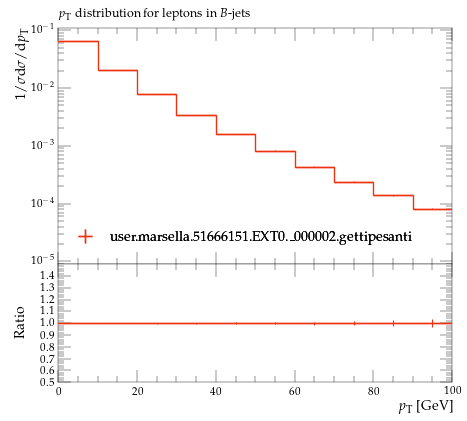

Source code (Python):
#! /usr/bin/env python

# This Python script was auto-generated using YODA v2.0.2.
# Analysis object: /MC_HFDECAYS/lepton_pT_B_jets
# Timestamp: 24-07-2026 (16:40:06)

import matplotlib as mpl
import matplotlib.pyplot as plt
mpl.use('Agg') # comment out for interactive use
import os
import numpy as np

plotDir = os.path.split(os.path.realpath(__file__))[0]
if 'YODA_USER_PLOT_PATH' in globals():
    plot_outdir = globals()['YODA_USER_PLOT_PATH']
else:
    plot_outdir = plotDir

#plot style
plt.style.use(os.path.join(plotDir, '../default.mplstyle'))
# plot metadata
figW, figH = plt.rcParams['figure.figsize']
ax_xLabel = r'$p_\mathrm{T}$ [GeV]'
ax_yLabel = r'$1/\sigma \mathrm{d}\sigma/\mathrm{d}p_\mathrm{T}$'
ax_title  = r'$p_\mathrm{T}$ distribution for leptons in $B$-jets'
ax_xScale = 'linear'
ax_yScale = 'log'
xLims = (0.0, 100.0)
yLims = (9e-06, 0.11000000000000001)

# TeX-friendly labels for the legend
labels = {
    'legend' : ([ r"user.marsella.51666151.EXT0.\_000002.gettipesanti" ], r""),
}

# Adjust canvas width and height
canvasW = 10.0
canvasH = 9.0
figW *= canvasW/10.
figH *= canvasH/9.

# Create figure and axis objects
fig, (ax, ratio0_ax) = plt.subplots(2, 1, sharex=True,
                  figsize=(figW,figH), gridspec_kw={'height_ratios': (6.0, 3.0)})

# Set figure margins
plt.subplots_adjust(
    left   = 1.0 * plt.rcParams['figure.subplot.left'],
    right  = 1.0 * plt.rcParams['figure.subplot.right'],
    top    = 1.0 * plt.rcParams['figure.subplot.top'],
    bottom = 1.0 * plt.rcParams['figure.subplot.bottom'])

ratio0_ax.yaxis.set_major_locator(mpl.ticker.MultipleLocator(0.1))
ratio0_ax.set_ylim(0.5, 1.4999)
ratio0_ax.set_ylabel('Ratio')

# the numerical data is stored in a separate file
dataf = dict()
prefix = os.path.split(__file__)[0]
if prefix:    prefix = prefix + '/'
exec(open(prefix+'lepton_pT_B_jets__data.py').read(), dataf)


legend_handles = dict() # keep track of handles for the legend

# style options for curves
# starts at zorder>=5 to draw curve on top of legend
styles = {
  'user.marsella.51666151.EXT0._000002.gettipesanti.yoda.gz': {
    'color' : '#EE3311',
    'linestyle' : '-',
    'linewidth' : 1,
    'marker' : 'none',
    'markersize' : 2,
    'capsize' : 0.0,
    'zorder' : 5,
    'histstyle' : 1,
    'drawstyle' : 'steps-pre',
    'xerrorbars' : 1,
    'yerrorbars' : 1,
    'fillcolor' : None,
    'fillopacity' : 1.0,
    'ratio0_linestyle' : '-',
    'ratio0_linewidth' : 1,
    'ratio0_marker' : 'none',
    'ratio0_markersize' : 2,
    'ratio0_capsize' : 0.0,
    'ratio0_zorder' : 5,
    'ratio0_histstyle' : 1,
    'ratio0_drawstyle' : 'steps-pre',
    'ratio0_xerrorbars' : 1,
    'ratio0_yerrorbars' : 1,
  },
}

# curve from input yoda files in main panel
for label, yvals in dataf['yvals'].items():
    if all(np.isnan(v) for v in dataf['yvals'][label]):
        continue
    tmp = None
    if styles[label]['histstyle']: # draw as histogram
        xpos = dataf['xedges'][label] if styles[label]['drawstyle'] else dataf['xpoints'][label]
        ypos = np.insert(yvals, 0, yvals[0]) if styles[label]['drawstyle'] else yvals
        if styles[label]['fillcolor']: # fill area below curve
            ax.fill_between(xpos, ypos, step='pre',
                            color=styles[label]['fillcolor'],
                            alpha=styles[label]['fillopacity'])
        tmp, = ax.plot(xpos, ypos,
                       color=styles[label]['color'],
                       linestyle=styles[label]['linestyle'],
                       linewidth=styles[label]['linewidth'],
                       drawstyle=styles[label]['drawstyle'], solid_joinstyle='miter',
                       zorder=styles[label]['zorder'], label=label)
    tmp = ax.errorbar(dataf['xpoints'][label], yvals,
                      xerr=np.array(dataf['xerrs'][label])*styles[label]['xerrorbars'],
                      yerr=np.array(dataf['yerrs'][label])*styles[label]['yerrorbars'],
                      fmt=styles[label]['marker'], capsize=styles[label]['capsize'],
                      markersize=styles[label]['markersize'],
                      ecolor=styles[label]['color'],
                      color=styles[label]['color'], zorder=styles[label]['zorder'])
    tmp[-1][0].set_linestyle(styles[label]['linestyle'])
    tmp[-1][0].set_linewidth(styles[label]['linewidth'])
    if label in dataf['add_legend_handle']:  legend_handles[label] = tmp
    for varLabel in dataf['variation_yvals'].keys():
        if varLabel.startswith(label):
            tmp, = ax.plot(dataf['xedges'][label], dataf['variation_yvals'][varLabel],
                           color=styles[label]['color'],
                           linestyle=styles[label]['linestyle'],
                           linewidth=styles[label]['linewidth'],
                           drawstyle='steps-pre', solid_joinstyle='miter',
                           zorder=styles[label]['zorder'], alpha=0.5)


# plots on ratio panel
# curve from input yoda files in ratio panel
for label, yvals in dataf['ratio0_yvals'].items():
    if all(np.isnan(v) for v in yvals):
        continue
    if styles[label]['ratio0_histstyle']: # plot as histogram
        xpos = dataf['xedges']['user.marsella.51666151.EXT0._000002.gettipesanti.yoda.gz'] if styles[label]['ratio0_drawstyle'] else dataf['xpoints']['user.marsella.51666151.EXT0._000002.gettipesanti.yoda.gz']
        ypos = np.insert(yvals, 0, yvals[0]) if styles[label]['ratio0_drawstyle'] else yvals
        ratio0_ax.plot(xpos, ypos,
                       color=styles[label]['color'],
                       linewidth=styles[label]['linewidth'],
                       linestyle=styles[label]['ratio0_linestyle'],
                       drawstyle=styles[label]['ratio0_drawstyle'], zorder=styles[label]['zorder'],
                       solid_joinstyle='miter')
    tmp = ratio0_ax.errorbar(dataf['xpoints']['user.marsella.51666151.EXT0._000002.gettipesanti.yoda.gz'], yvals,
                             xerr=np.array(dataf['ref_xerrs'])*styles[label]['ratio0_xerrorbars'],
                             yerr=np.array(dataf['ratio0_yerrs'][label])*styles[label]['ratio0_yerrorbars'],
                             fmt=styles[label]['ratio0_marker'], capsize=styles[label]['ratio0_capsize'],
                             markersize=styles[label]['ratio0_markersize'],
                             ecolor=styles[label]['color'],
                             color=styles[label]['color'])
    tmp[-1][0].set_linestyle(styles[label]['ratio0_linestyle'])
    tmp[-1][0].set_linewidth(styles[label]['ratio0_linewidth'])

    for varlabel in dataf['ratio0_variation_vals'].keys():
        if varlabel.startswith(label):
            ratio0_ax.plot(dataf['xedges']['user.marsella.51666151.EXT0._000002.gettipesanti.yoda.gz'],
                            dataf['ratio0_variation_vals'][varlabel],
                            color=styles[label]['color'],
                            linestyle=styles[label]['linestyle'],
                            linewidth=styles[label]['linewidth'],
                            drawstyle='steps-pre', solid_joinstyle='miter',
                            zorder=1, alpha=0.5)

legend_items = list(legend_handles.values())
ax.add_artist(ax.legend(legend_items,
                        labels['legend'][0],
                        title=labels['legend'][1],
                        alignment='left',
                        loc='lower left',
                        bbox_to_anchor=(0.0, 0.03)))

# set plot metadata as defined above
ratio0_ax.set_xlabel(ax_xLabel)
ratio0_ax.xaxis.set_label_coords(1., -0.15)
ax.set_ylabel(ax_yLabel, ha='right', va='top')
ax.yaxis.set_label_coords(-0.11, 1.0)
ax.set_title(ax_title, loc='left')
ax.set_xscale(ax_xScale)
ax.set_yscale(ax_yScale)
ax.set_xlim(xLims)
ax.set_ylim(yLims)

# tick formatting
plt.rcParams['xtick.top'] = True
plt.rcParams['ytick.right'] = True
ax.yaxis.set_major_locator(mpl.ticker.LogLocator(base=10.0, numticks=np.inf))
ax.yaxis.set_minor_locator(mpl.ticker.LogLocator(
                           base=10.0, subs=np.arange(0.1, 1, 0.1), numticks=np.inf))
fig.align_ylabels((ax, ratio0_ax))
plt.savefig(os.path.join(plot_outdir, 'lepton_pT_B_jets.pdf'), format='PDF')
plt.savefig(os.path.join(plot_outdir, 'lepton_pT_B_jets.png'), format='PNG')

plt.close(fig)
